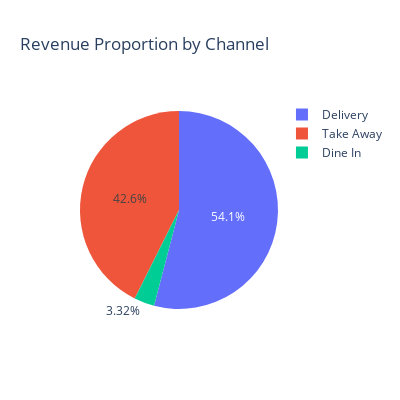

Notebook cell for this chart:
### Code cell
revenue_by_channel = df.groupby('Channel')['SalesAmount'].sum().reset_index()
fig = px.pie(revenue_by_channel, values='SalesAmount', names='Channel', 
             title='Revenue Proportion by Channel')
fig.update_layout(
    width=400, 
    height=400,  
)
fig.show()

### Figure 1 — Plotly figure (JSON) as saved in the notebook; plotly's stock layout.template omitted (floating-point values rounded to 4 significant figures)
{"data": [{"domain": {"x": [0, 1], "y": [0, 1]}, "hovertemplate": "Channel=%{label}<br>SalesAmount=%{value}<extra></extra>", "labels": ["Delivery", "Dine In", "Take Away"], "legendgroup": "", "name": "", "showlegend": true, "type": "pie", "values": [172803061863, 10609311111, 136269021450]}], "layout": {"height": 400, "legend": {"tracegroupgap": 0}, "title": {"text": "Revenue Proportion by Channel"}, "width": 400}}
